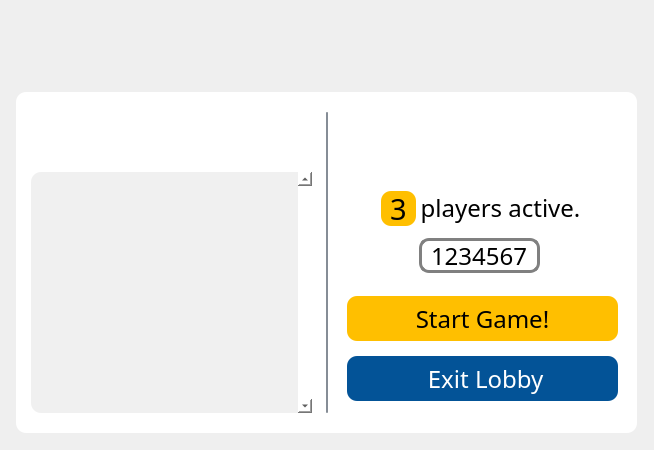
<?xml version="1.0" encoding="UTF-8"?>
<ui version="4.0">
 <class>LobbyClass</class>
 <widget class="QMainWindow" name="LobbyClass">
  <property name="geometry">
   <rect>
    <x>0</x>
    <y>0</y>
    <width>654</width>
    <height>450</height>
   </rect>
  </property>
  <property name="minimumSize">
   <size>
    <width>654</width>
    <height>450</height>
   </size>
  </property>
  <property name="maximumSize">
   <size>
    <width>654</width>
    <height>450</height>
   </size>
  </property>
  <property name="font">
   <font>
    <family>Nunito Medium</family>
   </font>
  </property>
  <property name="windowTitle">
   <string>Gartic - Lobby</string>
  </property>
  <property name="windowIcon">
   <iconset resource="../../Frontend.qrc">
    <normaloff>:/Frontend/assets/images/appicon.ico</normaloff>:/Frontend/assets/images/appicon.ico</iconset>
  </property>
  <widget class="QWidget" name="centralWidget">
   <widget class="QGroupBox" name="groupBox_lobby">
    <property name="geometry">
     <rect>
      <x>16</x>
      <y>92</y>
      <width>621</width>
      <height>341</height>
     </rect>
    </property>
    <property name="font">
     <font>
      <family>Nunito Medium</family>
      <pointsize>16</pointsize>
      <bold>false</bold>
      <underline>false</underline>
      <strikeout>false</strikeout>
     </font>
    </property>
    <property name="autoFillBackground">
     <bool>false</bool>
    </property>
    <property name="styleSheet">
     <string notr="true">background-color: rgb(255, 255, 255);
border-radius: 10px;</string>
    </property>
    <property name="flat">
     <bool>false</bool>
    </property>
    <property name="checkable">
     <bool>false</bool>
    </property>
    <widget class="QLabel" name="label_divider">
     <property name="geometry">
      <rect>
       <x>310</x>
       <y>20</y>
       <width>2</width>
       <height>301</height>
      </rect>
     </property>
     <property name="styleSheet">
      <string notr="true">background-color: rgb(134, 141, 150);
border-radius:1px;</string>
     </property>
     <property name="text">
      <string/>
     </property>
    </widget>
    <widget class="QLabel" name="label_playersBadge">
     <property name="geometry">
      <rect>
       <x>39</x>
       <y>14</y>
       <width>231</width>
       <height>55</height>
      </rect>
     </property>
     <property name="text">
      <string/>
     </property>
     <property name="pixmap">
      <pixmap resource="../../Frontend.qrc">:/Frontend/assets/images/players-badge.png</pixmap>
     </property>
     <property name="scaledContents">
      <bool>true</bool>
     </property>
    </widget>
    <widget class="QLabel" name="label_lobbyBadge">
     <property name="geometry">
      <rect>
       <x>352</x>
       <y>14</y>
       <width>231</width>
       <height>55</height>
      </rect>
     </property>
     <property name="text">
      <string/>
     </property>
     <property name="pixmap">
      <pixmap resource="../../Frontend.qrc">:/Frontend/assets/images/lobby-badge.png</pixmap>
     </property>
     <property name="scaledContents">
      <bool>true</bool>
     </property>
    </widget>
    <widget class="QListWidget" name="listWidget_players">
     <property name="geometry">
      <rect>
       <x>15</x>
       <y>80</y>
       <width>281</width>
       <height>241</height>
      </rect>
     </property>
     <property name="styleSheet">
      <string notr="true">QScrollBar:vertical {
    border: none;
    background: transparent;
    width: 5px; 
}

QScrollBar::handle:vertical {
    background: #a9a9a9; 
    border-radius: 2px;
    min-height: 20px;
}
QScrollBar::add-line:vertical, QScrollBar::sub-line:vertical {
    border: none;
    background: none;
    height: 0px;
}

QScrollBar::add-page:vertical, QScrollBar::sub-page:vertical {
    background: none;
}

QListWidget {
    background-color: #f0f0f0;
}

QListWidget::item:hover {
    background-color: transparent;
}

QListWidget::item:selected {
    background-color: transparent;
}

QListWidget::item:selected:!active {
    background-color: transparent;
}

QListWidget::item:selected:active {
    background-color: transparent;
}
</string>
     </property>
     <property name="verticalScrollBarPolicy">
      <enum>Qt::ScrollBarAlwaysOn</enum>
     </property>
     <property name="horizontalScrollBarPolicy">
      <enum>Qt::ScrollBarAlwaysOff</enum>
     </property>
     <property name="resizeMode">
      <enum>QListView::Fixed</enum>
     </property>
    </widget>
    <widget class="QGroupBox" name="groupBox">
     <property name="geometry">
      <rect>
       <x>329</x>
       <y>89</y>
       <width>281</width>
       <height>231</height>
      </rect>
     </property>
     <property name="title">
      <string/>
     </property>
     <widget class="QPushButton" name="pushButton_startGame">
      <property name="geometry">
       <rect>
        <x>2</x>
        <y>115</y>
        <width>271</width>
        <height>45</height>
       </rect>
      </property>
      <property name="font">
       <font>
        <family>Nunito Medium</family>
        <pointsize>18</pointsize>
       </font>
      </property>
      <property name="styleSheet">
       <string notr="true">QPushButton{
background-color: rgb(255, 191, 0);
color:rgb(0,0,0);
}

QPushButton:hover, QPushButton:pressed {
   background-color: rgb(225, 165, 0);
}</string>
      </property>
      <property name="text">
       <string>Start Game!</string>
      </property>
     </widget>
     <widget class="QPushButton" name="pushButton_exitLobby">
      <property name="geometry">
       <rect>
        <x>2</x>
        <y>175</y>
        <width>271</width>
        <height>45</height>
       </rect>
      </property>
      <property name="font">
       <font>
        <family>Nunito Medium</family>
        <pointsize>18</pointsize>
       </font>
      </property>
      <property name="styleSheet">
       <string notr="true">QPushButton {
background-color: rgb(3, 83, 151);
color: rgb(255,255,255);
}

QPushButton:hover, QPushButton:pressed {
   background-color: rgb(2, 63, 112);
}</string>
      </property>
      <property name="text">
       <string> Exit Lobby</string>
      </property>
      <property name="icon">
       <iconset resource="../../Frontend.qrc">
        <normaloff>:/Frontend/assets/images/go-back-ico-white.ico</normaloff>:/Frontend/assets/images/go-back-ico-white.ico</iconset>
      </property>
      <property name="iconSize">
       <size>
        <width>18</width>
        <height>18</height>
       </size>
      </property>
     </widget>
     <widget class="QLabel" name="label_playersActive">
      <property name="geometry">
       <rect>
        <x>75</x>
        <y>11</y>
        <width>161</width>
        <height>31</height>
       </rect>
      </property>
      <property name="font">
       <font>
        <family>Nunito Medium</family>
        <pointsize>18</pointsize>
        <bold>false</bold>
       </font>
      </property>
      <property name="styleSheet">
       <string notr="true">color: rgb(0, 0, 0);</string>
      </property>
      <property name="text">
       <string>players active.</string>
      </property>
      <property name="alignment">
       <set>Qt::AlignCenter</set>
      </property>
     </widget>
     <widget class="QLabel" name="label_playersActiveNumber">
      <property name="geometry">
       <rect>
        <x>36</x>
        <y>10</y>
        <width>35</width>
        <height>35</height>
       </rect>
      </property>
      <property name="font">
       <font>
        <family>Nunito Medium</family>
        <pointsize>22</pointsize>
       </font>
      </property>
      <property name="styleSheet">
       <string notr="true">background-color: rgb(255, 191, 0);
color: rgb(0, 0, 0);</string>
      </property>
      <property name="text">
       <string>3</string>
      </property>
      <property name="alignment">
       <set>Qt::AlignCenter</set>
      </property>
     </widget>
     <widget class="QLineEdit" name="lineEdit_viewLobbyId">
      <property name="geometry">
       <rect>
        <x>74</x>
        <y>57</y>
        <width>121</width>
        <height>35</height>
       </rect>
      </property>
      <property name="font">
       <font>
        <family>Nunito Medium</family>
        <pointsize>18</pointsize>
       </font>
      </property>
      <property name="styleSheet">
       <string notr="true">border: 3px solid gray;</string>
      </property>
      <property name="text">
       <string>1234567</string>
      </property>
      <property name="alignment">
       <set>Qt::AlignCenter</set>
      </property>
      <property name="readOnly">
       <bool>true</bool>
      </property>
     </widget>
     <widget class="QPushButton" name="pushButton_copyLobbyId">
      <property name="geometry">
       <rect>
        <x>202</x>
        <y>57</y>
        <width>35</width>
        <height>35</height>
       </rect>
      </property>
      <property name="text">
       <string/>
      </property>
      <property name="icon">
       <iconset resource="../../Frontend.qrc">
        <normaloff>:/Frontend/assets/images/copy-icon-blue.png</normaloff>:/Frontend/assets/images/copy-icon-blue.png</iconset>
      </property>
      <property name="iconSize">
       <size>
        <width>35</width>
        <height>35</height>
       </size>
      </property>
     </widget>
     <widget class="QLabel" name="label_codeIcon">
      <property name="geometry">
       <rect>
        <x>36</x>
        <y>57</y>
        <width>35</width>
        <height>35</height>
       </rect>
      </property>
      <property name="text">
       <string/>
      </property>
      <property name="pixmap">
       <pixmap resource="../../Frontend.qrc">:/Frontend/assets/images/lobby-code-icon.png</pixmap>
      </property>
      <property name="scaledContents">
       <bool>true</bool>
      </property>
     </widget>
    </widget>
   </widget>
   <widget class="QLabel" name="label_background">
    <property name="enabled">
     <bool>true</bool>
    </property>
    <property name="geometry">
     <rect>
      <x>-10</x>
      <y>0</y>
      <width>681</width>
      <height>451</height>
     </rect>
    </property>
    <property name="text">
     <string/>
    </property>
    <property name="pixmap">
     <pixmap resource="../../Frontend.qrc">:/Frontend/assets/images/background.png</pixmap>
    </property>
    <property name="scaledContents">
     <bool>true</bool>
    </property>
    <property name="wordWrap">
     <bool>false</bool>
    </property>
   </widget>
   <widget class="QLabel" name="label_logo">
    <property name="geometry">
     <rect>
      <x>227</x>
      <y>20</y>
      <width>201</width>
      <height>51</height>
     </rect>
    </property>
    <property name="text">
     <string/>
    </property>
    <property name="pixmap">
     <pixmap resource="../../Frontend.qrc">:/Frontend/assets/images/gartic-logo.png</pixmap>
    </property>
    <property name="scaledContents">
     <bool>true</bool>
    </property>
   </widget>
   <zorder>label_background</zorder>
   <zorder>groupBox_lobby</zorder>
   <zorder>label_logo</zorder>
  </widget>
 </widget>
 <layoutdefault spacing="6" margin="11"/>
 <resources>
  <include location="../../Frontend.qrc"/>
 </resources>
 <connections/>
</ui>
